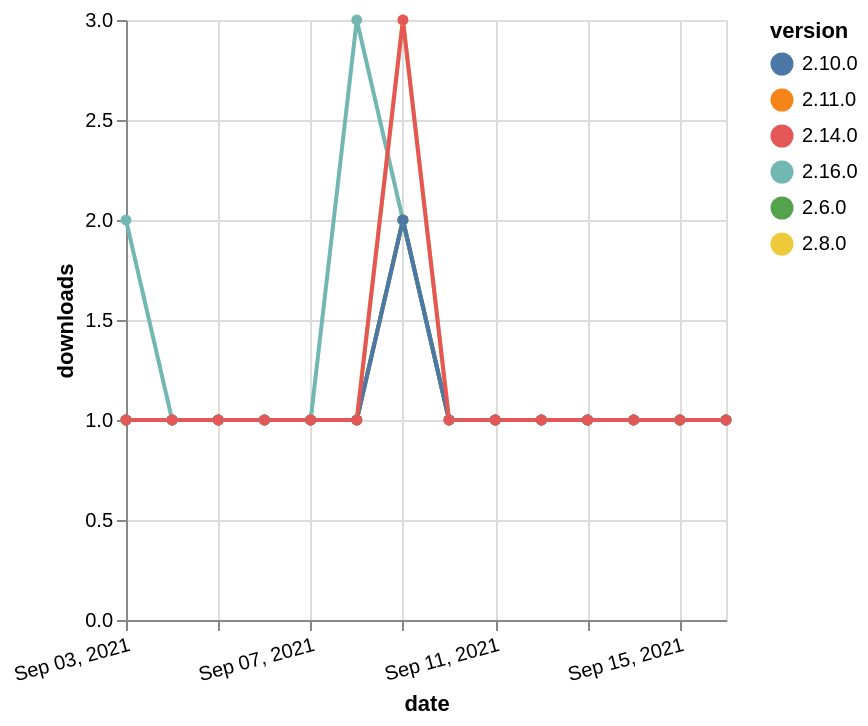

Vega-Lite specification stored for this chart:
### Vega-Lite specification from a JSON file in a GitHub repository (floating-point values rounded to 4 significant figures)
{"$schema": "https://vega.github.io/schema/vega-lite/v5.json", "description": "A simple bar chart with embedded data.", "data": {"values": [{"date": "2021-09-03", "total": 162, "delta": 1, "version": "2.11.0"}, {"date": "2021-09-04", "total": 163, "delta": 1, "version": "2.11.0"}, {"date": "2021-09-05", "total": 164, "delta": 1, "version": "2.11.0"}, {"date": "2021-09-06", "total": 165, "delta": 1, "version": "2.11.0"}, {"date": "2021-09-07", "total": 166, "delta": 1, "version": "2.11.0"}, {"date": "2021-09-08", "total": 167, "delta": 1, "version": "2.11.0"}, {"date": "2021-09-09", "total": 169, "delta": 2, "version": "2.11.0"}, {"date": "2021-09-10", "total": 170, "delta": 1, "version": "2.11.0"}, {"date": "2021-09-11", "total": 171, "delta": 1, "version": "2.11.0"}, {"date": "2021-09-12", "total": 172, "delta": 1, "version": "2.11.0"}, {"date": "2021-09-13", "total": 173, "delta": 1, "version": "2.11.0"}, {"date": "2021-09-14", "total": 174, "delta": 1, "version": "2.11.0"}, {"date": "2021-09-15", "total": 175, "delta": 1, "version": "2.11.0"}, {"date": "2021-09-16", "total": 176, "delta": 1, "version": "2.11.0"}, {"date": "2021-09-03", "total": 120, "delta": 2, "version": "2.16.0"}, {"date": "2021-09-04", "total": 121, "delta": 1, "version": "2.16.0"}, {"date": "2021-09-05", "total": 122, "delta": 1, "version": "2.16.0"}, {"date": "2021-09-06", "total": 123, "delta": 1, "version": "2.16.0"}, {"date": "2021-09-07", "total": 124, "delta": 1, "version": "2.16.0"}, {"date": "2021-09-08", "total": 127, "delta": 3, "version": "2.16.0"}, {"date": "2021-09-09", "total": 129, "delta": 2, "version": "2.16.0"}, {"date": "2021-09-10", "total": 130, "delta": 1, "version": "2.16.0"}, {"date": "2021-09-11", "total": 131, "delta": 1, "version": "2.16.0"}, {"date": "2021-09-12", "total": 132, "delta": 1, "version": "2.16.0"}, {"date": "2021-09-13", "total": 133, "delta": 1, "version": "2.16.0"}, {"date": "2021-09-14", "total": 134, "delta": 1, "version": "2.16.0"}, {"date": "2021-09-15", "total": 135, "delta": 1, "version": "2.16.0"}, {"date": "2021-09-16", "total": 136, "delta": 1, "version": "2.16.0"}, {"date": "2021-09-03", "total": 323, "delta": 1, "version": "2.8.0"}, {"date": "2021-09-04", "total": 324, "delta": 1, "version": "2.8.0"}, {"date": "2021-09-05", "total": 325, "delta": 1, "version": "2.8.0"}, {"date": "2021-09-06", "total": 326, "delta": 1, "version": "2.8.0"}, {"date": "2021-09-07", "total": 327, "delta": 1, "version": "2.8.0"}, {"date": "2021-09-08", "total": 328, "delta": 1, "version": "2.8.0"}, {"date": "2021-09-09", "total": 331, "delta": 3, "version": "2.8.0"}, {"date": "2021-09-10", "total": 332, "delta": 1, "version": "2.8.0"}, {"date": "2021-09-11", "total": 333, "delta": 1, "version": "2.8.0"}, {"date": "2021-09-12", "total": 334, "delta": 1, "version": "2.8.0"}, {"date": "2021-09-13", "total": 335, "delta": 1, "version": "2.8.0"}, {"date": "2021-09-14", "total": 336, "delta": 1, "version": "2.8.0"}, {"date": "2021-09-15", "total": 337, "delta": 1, "version": "2.8.0"}, {"date": "2021-09-16", "total": 338, "delta": 1, "version": "2.8.0"}, {"date": "2021-09-03", "total": 243, "delta": 1, "version": "2.6.0"}, {"date": "2021-09-04", "total": 244, "delta": 1, "version": "2.6.0"}, {"date": "2021-09-05", "total": 245, "delta": 1, "version": "2.6.0"}, {"date": "2021-09-06", "total": 246, "delta": 1, "version": "2.6.0"}, {"date": "2021-09-07", "total": 247, "delta": 1, "version": "2.6.0"}, {"date": "2021-09-08", "total": 248, "delta": 1, "version": "2.6.0"}, {"date": "2021-09-09", "total": 250, "delta": 2, "version": "2.6.0"}, {"date": "2021-09-10", "total": 251, "delta": 1, "version": "2.6.0"}, {"date": "2021-09-11", "total": 252, "delta": 1, "version": "2.6.0"}, {"date": "2021-09-12", "total": 253, "delta": 1, "version": "2.6.0"}, {"date": "2021-09-13", "total": 254, "delta": 1, "version": "2.6.0"}, {"date": "2021-09-14", "total": 255, "delta": 1, "version": "2.6.0"}, {"date": "2021-09-15", "total": 256, "delta": 1, "version": "2.6.0"}, {"date": "2021-09-16", "total": 257, "delta": 1, "version": "2.6.0"}, {"date": "2021-09-03", "total": 190, "delta": 1, "version": "2.10.0"}, {"date": "2021-09-04", "total": 191, "delta": 1, "version": "2.10.0"}, {"date": "2021-09-05", "total": 192, "delta": 1, "version": "2.10.0"}, {"date": "2021-09-06", "total": 193, "delta": 1, "version": "2.10.0"}, {"date": "2021-09-07", "total": 194, "delta": 1, "version": "2.10.0"}, {"date": "2021-09-08", "total": 195, "delta": 1, "version": "2.10.0"}, {"date": "2021-09-09", "total": 197, "delta": 2, "version": "2.10.0"}, {"date": "2021-09-10", "total": 198, "delta": 1, "version": "2.10.0"}, {"date": "2021-09-11", "total": 199, "delta": 1, "version": "2.10.0"}, {"date": "2021-09-12", "total": 200, "delta": 1, "version": "2.10.0"}, {"date": "2021-09-13", "total": 201, "delta": 1, "version": "2.10.0"}, {"date": "2021-09-14", "total": 202, "delta": 1, "version": "2.10.0"}, {"date": "2021-09-15", "total": 203, "delta": 1, "version": "2.10.0"}, {"date": "2021-09-16", "total": 204, "delta": 1, "version": "2.10.0"}, {"date": "2021-09-03", "total": 188, "delta": 1, "version": "2.14.0"}, {"date": "2021-09-04", "total": 189, "delta": 1, "version": "2.14.0"}, {"date": "2021-09-05", "total": 190, "delta": 1, "version": "2.14.0"}, {"date": "2021-09-06", "total": 191, "delta": 1, "version": "2.14.0"}, {"date": "2021-09-07", "total": 192, "delta": 1, "version": "2.14.0"}, {"date": "2021-09-08", "total": 193, "delta": 1, "version": "2.14.0"}, {"date": "2021-09-09", "total": 196, "delta": 3, "version": "2.14.0"}, {"date": "2021-09-10", "total": 197, "delta": 1, "version": "2.14.0"}, {"date": "2021-09-11", "total": 198, "delta": 1, "version": "2.14.0"}, {"date": "2021-09-12", "total": 199, "delta": 1, "version": "2.14.0"}, {"date": "2021-09-13", "total": 200, "delta": 1, "version": "2.14.0"}, {"date": "2021-09-14", "total": 201, "delta": 1, "version": "2.14.0"}, {"date": "2021-09-15", "total": 202, "delta": 1, "version": "2.14.0"}, {"date": "2021-09-16", "total": 203, "delta": 1, "version": "2.14.0"}]}, "width": "container", "mark": {"type": "line", "point": {"filled": true}}, "encoding": {"x": {"field": "date", "type": "temporal", "timeUnit": "yearmonthdate", "title": "date", "axis": {"labelAngle": -15}}, "y": {"field": "delta", "type": "quantitative", "title": "downloads"}, "color": {"field": "version", "type": "nominal"}, "tooltip": {"field": "delta"}}}
